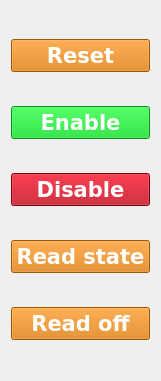
   <widget class="QWidget" name="verticalLayoutWidget">
    <property name="geometry">
     <rect>
      <x>20</x>
      <y>110</y>
      <width>161</width>
      <height>381</height>
     </rect>
    </property>
    <layout class="QVBoxLayout" name="verticalLayout">
     <item>
      <widget class="QPushButton" name="btn_reset">
       <property name="palette">
        <palette>
         <active>
          <colorrole role="WindowText">
           <brush brushstyle="SolidPattern">
            <color alpha="255">
             <red>255</red>
             <green>255</green>
             <blue>255</blue>
            </color>
           </brush>
          </colorrole>
          <colorrole role="Button">
           <brush brushstyle="SolidPattern">
            <color alpha="255">
             <red>218</red>
             <green>119</green>
             <blue>0</blue>
            </color>
           </brush>
          </colorrole>
          <colorrole role="Text">
           <brush brushstyle="SolidPattern">
            <color alpha="255">
             <red>255</red>
             <green>255</green>
             <blue>255</blue>
            </color>
           </brush>
          </colorrole>
          <colorrole role="ButtonText">
           <brush brushstyle="SolidPattern">
            <color alpha="255">
             <red>255</red>
             <green>255</green>
             <blue>255</blue>
            </color>
           </brush>
          </colorrole>
          <colorrole role="Base">
           <brush brushstyle="SolidPattern">
            <color alpha="255">
             <red>218</red>
             <green>119</green>
             <blue>0</blue>
            </color>
           </brush>
          </colorrole>
          <colorrole role="Window">
           <brush brushstyle="SolidPattern">
            <color alpha="255">
             <red>218</red>
             <green>119</green>
             <blue>0</blue>
            </color>
           </brush>
          </colorrole>
         </active>
         <inactive>
          <colorrole role="WindowText">
           <brush brushstyle="SolidPattern">
            <color alpha="255">
             <red>255</red>
             <green>255</green>
             <blue>255</blue>
            </color>
           </brush>
          </colorrole>
          <colorrole role="Button">
           <brush brushstyle="SolidPattern">
            <color alpha="255">
             <red>218</red>
             <green>119</green>
             <blue>0</blue>
            </color>
           </brush>
          </colorrole>
          <colorrole role="Text">
           <brush brushstyle="SolidPattern">
            <color alpha="255">
             <red>255</red>
             <green>255</green>
             <blue>255</blue>
            </color>
           </brush>
          </colorrole>
          <colorrole role="ButtonText">
           <brush brushstyle="SolidPattern">
            <color alpha="255">
             <red>255</red>
             <green>255</green>
             <blue>255</blue>
            </color>
           </brush>
          </colorrole>
          <colorrole role="Base">
           <brush brushstyle="SolidPattern">
            <color alpha="255">
             <red>218</red>
             <green>119</green>
             <blue>0</blue>
            </color>
           </brush>
          </colorrole>
          <colorrole role="Window">
           <brush brushstyle="SolidPattern">
            <color alpha="255">
             <red>218</red>
             <green>119</green>
             <blue>0</blue>
            </color>
           </brush>
          </colorrole>
         </inactive>
         <disabled>
          <colorrole role="WindowText">
           <brush brushstyle="SolidPattern">
            <color alpha="255">
             <red>255</red>
             <green>255</green>
             <blue>255</blue>
            </color>
           </brush>
          </colorrole>
          <colorrole role="Button">
           <brush brushstyle="SolidPattern">
            <color alpha="255">
             <red>218</red>
             <green>119</green>
             <blue>0</blue>
            </color>
           </brush>
          </colorrole>
          <colorrole role="Text">
           <brush brushstyle="SolidPattern">
            <color alpha="255">
             <red>255</red>
             <green>255</green>
             <blue>255</blue>
            </color>
           </brush>
          </colorrole>
          <colorrole role="ButtonText">
           <brush brushstyle="SolidPattern">
            <color alpha="255">
             <red>255</red>
             <green>255</green>
             <blue>255</blue>
            </color>
           </brush>
          </colorrole>
          <colorrole role="Base">
           <brush brushstyle="SolidPattern">
            <color alpha="255">
             <red>218</red>
             <green>119</green>
             <blue>0</blue>
            </color>
           </brush>
          </colorrole>
          <colorrole role="Window">
           <brush brushstyle="SolidPattern">
            <color alpha="255">
             <red>218</red>
             <green>119</green>
             <blue>0</blue>
            </color>
           </brush>
          </colorrole>
         </disabled>
        </palette>
       </property>
       <property name="font">
        <font>
         <family>Bitstream Vera Sans</family>
         <pointsize>16</pointsize>
         <weight>75</weight>
         <bold>true</bold>
        </font>
       </property>
       <property name="styleSheet">
        <string notr="true">background-color:#da7700;color:white;border-color: black;</string>
       </property>
       <property name="text">
        <string>Reset</string>
       </property>
      </widget>
     </item>
     <item>
      <widget class="QPushButton" name="btn_enable">
       <property name="palette">
        <palette>
         <active>
          <colorrole role="WindowText">
           <brush brushstyle="SolidPattern">
            <color alpha="255">
             <red>255</red>
             <green>255</green>
             <blue>255</blue>
            </color>
           </brush>
          </colorrole>
          <colorrole role="Button">
           <brush brushstyle="SolidPattern">
            <color alpha="255">
             <red>0</red>
             <green>210</green>
             <blue>26</blue>
            </color>
           </brush>
          </colorrole>
          <colorrole role="Text">
           <brush brushstyle="SolidPattern">
            <color alpha="255">
             <red>255</red>
             <green>255</green>
             <blue>255</blue>
            </color>
           </brush>
          </colorrole>
          <colorrole role="ButtonText">
           <brush brushstyle="SolidPattern">
            <color alpha="255">
             <red>255</red>
             <green>255</green>
             <blue>255</blue>
            </color>
           </brush>
          </colorrole>
          <colorrole role="Base">
           <brush brushstyle="SolidPattern">
            <color alpha="255">
             <red>0</red>
             <green>210</green>
             <blue>26</blue>
            </color>
           </brush>
          </colorrole>
          <colorrole role="Window">
           <brush brushstyle="SolidPattern">
            <color alpha="255">
             <red>0</red>
             <green>210</green>
             <blue>26</blue>
            </color>
           </brush>
          </colorrole>
         </active>
         <inactive>
          <colorrole role="WindowText">
           <brush brushstyle="SolidPattern">
            <color alpha="255">
             <red>255</red>
             <green>255</green>
             <blue>255</blue>
            </color>
           </brush>
          </colorrole>
          <colorrole role="Button">
           <brush brushstyle="SolidPattern">
            <color alpha="255">
             <red>0</red>
             <green>210</green>
             <blue>26</blue>
            </color>
           </brush>
          </colorrole>
          <colorrole role="Text">
           <brush brushstyle="SolidPattern">
            <color alpha="255">
             <red>255</red>
             <green>255</green>
             <blue>255</blue>
            </color>
           </brush>
          </colorrole>
          <colorrole role="ButtonText">
           <brush brushstyle="SolidPattern">
            <color alpha="255">
             <red>255</red>
             <green>255</green>
             <blue>255</blue>
            </color>
           </brush>
          </colorrole>
          <colorrole role="Base">
           <brush brushstyle="SolidPattern">
            <color alpha="255">
             <red>0</red>
             <green>210</green>
             <blue>26</blue>
            </color>
           </brush>
          </colorrole>
          <colorrole role="Window">
           <brush brushstyle="SolidPattern">
            <color alpha="255">
             <red>0</red>
             <green>210</green>
             <blue>26</blue>
            </color>
           </brush>
          </colorrole>
         </inactive>
         <disabled>
          <colorrole role="WindowText">
           <brush brushstyle="SolidPattern">
            <color alpha="255">
             <red>255</red>
             <green>255</green>
             <blue>255</blue>
            </color>
           </brush>
          </colorrole>
          <colorrole role="Button">
           <brush brushstyle="SolidPattern">
            <color alpha="255">
             <red>0</red>
             <green>210</green>
             <blue>26</blue>
            </color>
           </brush>
          </colorrole>
          <colorrole role="Text">
           <brush brushstyle="SolidPattern">
            <color alpha="255">
             <red>255</red>
             <green>255</green>
             <blue>255</blue>
            </color>
           </brush>
          </colorrole>
          <colorrole role="ButtonText">
           <brush brushstyle="SolidPattern">
            <color alpha="255">
             <red>255</red>
             <green>255</green>
             <blue>255</blue>
            </color>
           </brush>
          </colorrole>
          <colorrole role="Base">
           <brush brushstyle="SolidPattern">
            <color alpha="255">
             <red>0</red>
             <green>210</green>
             <blue>26</blue>
            </color>
           </brush>
          </colorrole>
          <colorrole role="Window">
           <brush brushstyle="SolidPattern">
            <color alpha="255">
             <red>0</red>
             <green>210</green>
             <blue>26</blue>
            </color>
           </brush>
          </colorrole>
         </disabled>
        </palette>
       </property>
       <property name="font">
        <font>
         <family>Bitstream Vera Sans</family>
         <pointsize>16</pointsize>
         <weight>75</weight>
         <bold>true</bold>
        </font>
       </property>
       <property name="styleSheet">
        <string notr="true">background-color:#00d21a;color:white;border-color: black;</string>
       </property>
       <property name="text">
        <string>Enable</string>
       </property>
      </widget>
     </item>
     <item>
      <widget class="QPushButton" name="btn_disable">
       <property name="palette">
        <palette>
         <active>
          <colorrole role="WindowText">
           <brush brushstyle="SolidPattern">
            <color alpha="255">
             <red>255</red>
             <green>255</green>
             <blue>255</blue>
            </color>
           </brush>
          </colorrole>
          <colorrole role="Button">
           <brush brushstyle="SolidPattern">
            <color alpha="255">
             <red>177</red>
             <green>0</green>
             <blue>17</blue>
            </color>
           </brush>
          </colorrole>
          <colorrole role="Text">
           <brush brushstyle="SolidPattern">
            <color alpha="255">
             <red>255</red>
             <green>255</green>
             <blue>255</blue>
            </color>
           </brush>
          </colorrole>
          <colorrole role="ButtonText">
           <brush brushstyle="SolidPattern">
            <color alpha="255">
             <red>255</red>
             <green>255</green>
             <blue>255</blue>
            </color>
           </brush>
          </colorrole>
          <colorrole role="Base">
           <brush brushstyle="SolidPattern">
            <color alpha="255">
             <red>177</red>
             <green>0</green>
             <blue>17</blue>
            </color>
           </brush>
          </colorrole>
          <colorrole role="Window">
           <brush brushstyle="SolidPattern">
            <color alpha="255">
             <red>177</red>
             <green>0</green>
             <blue>17</blue>
            </color>
           </brush>
          </colorrole>
         </active>
         <inactive>
          <colorrole role="WindowText">
           <brush brushstyle="SolidPattern">
            <color alpha="255">
             <red>255</red>
             <green>255</green>
             <blue>255</blue>
            </color>
           </brush>
          </colorrole>
          <colorrole role="Button">
           <brush brushstyle="SolidPattern">
            <color alpha="255">
             <red>177</red>
             <green>0</green>
             <blue>17</blue>
            </color>
           </brush>
          </colorrole>
          <colorrole role="Text">
           <brush brushstyle="SolidPattern">
            <color alpha="255">
             <red>255</red>
             <green>255</green>
             <blue>255</blue>
            </color>
           </brush>
          </colorrole>
          <colorrole role="ButtonText">
           <brush brushstyle="SolidPattern">
            <color alpha="255">
             <red>255</red>
             <green>255</green>
             <blue>255</blue>
            </color>
           </brush>
          </colorrole>
          <colorrole role="Base">
           <brush brushstyle="SolidPattern">
            <color alpha="255">
             <red>177</red>
             <green>0</green>
             <blue>17</blue>
            </color>
           </brush>
          </colorrole>
          <colorrole role="Window">
           <brush brushstyle="SolidPattern">
            <color alpha="255">
             <red>177</red>
             <green>0</green>
             <blue>17</blue>
            </color>
           </brush>
          </colorrole>
         </inactive>
         <disabled>
          <colorrole role="WindowText">
           <brush brushstyle="SolidPattern">
            <color alpha="255">
             <red>255</red>
             <green>255</green>
             <blue>255</blue>
            </color>
           </brush>
          </colorrole>
          <colorrole role="Button">
           <brush brushstyle="SolidPattern">
            <color alpha="255">
             <red>177</red>
             <green>0</green>
             <blue>17</blue>
            </color>
           </brush>
          </colorrole>
          <colorrole role="Text">
           <brush brushstyle="SolidPattern">
            <color alpha="255">
             <red>255</red>
             <green>255</green>
             <blue>255</blue>
            </color>
           </brush>
          </colorrole>
          <colorrole role="ButtonText">
           <brush brushstyle="SolidPattern">
            <color alpha="255">
             <red>255</red>
             <green>255</green>
             <blue>255</blue>
            </color>
           </brush>
          </colorrole>
          <colorrole role="Base">
           <brush brushstyle="SolidPattern">
            <color alpha="255">
             <red>177</red>
             <green>0</green>
             <blue>17</blue>
            </color>
           </brush>
          </colorrole>
          <colorrole role="Window">
           <brush brushstyle="SolidPattern">
            <color alpha="255">
             <red>177</red>
             <green>0</green>
             <blue>17</blue>
            </color>
           </brush>
          </colorrole>
         </disabled>
        </palette>
       </property>
       <property name="font">
        <font>
         <family>Bitstream Vera Sans</family>
         <pointsize>16</pointsize>
         <weight>75</weight>
         <bold>true</bold>
        </font>
       </property>
       <property name="styleSheet">
        <string notr="true">background-color:#b10011;color:white;border-color: black;</string>
       </property>
       <property name="text">
        <string>Disable</string>
       </property>
      </widget>
     </item>
     <item>
      <widget class="QPushButton" name="onBtn">
       <property name="palette">
        <palette>
         <active>
          <colorrole role="WindowText">
           <brush brushstyle="SolidPattern">
            <color alpha="255">
             <red>255</red>
             <green>255</green>
             <blue>255</blue>
            </color>
           </brush>
          </colorrole>
          <colorrole role="Button">
           <brush brushstyle="SolidPattern">
            <color alpha="255">
             <red>218</red>
             <green>119</green>
             <blue>0</blue>
            </color>
           </brush>
          </colorrole>
          <colorrole role="Text">
           <brush brushstyle="SolidPattern">
            <color alpha="255">
             <red>255</red>
             <green>255</green>
             <blue>255</blue>
            </color>
           </brush>
          </colorrole>
          <colorrole role="ButtonText">
           <brush brushstyle="SolidPattern">
            <color alpha="255">
             <red>255</red>
             <green>255</green>
             <blue>255</blue>
            </color>
           </brush>
          </colorrole>
          <colorrole role="Base">
           <brush brushstyle="SolidPattern">
            <color alpha="255">
             <red>218</red>
             <green>119</green>
             <blue>0</blue>
            </color>
           </brush>
          </colorrole>
          <colorrole role="Window">
           <brush brushstyle="SolidPattern">
            <color alpha="255">
             <red>218</red>
             <green>119</green>
             <blue>0</blue>
            </color>
           </brush>
          </colorrole>
         </active>
         <inactive>
          <colorrole role="WindowText">
           <brush brushstyle="SolidPattern">
            <color alpha="255">
             <red>255</red>
             <green>255</green>
             <blue>255</blue>
            </color>
           </brush>
          </colorrole>
          <colorrole role="Button">
           <brush brushstyle="SolidPattern">
            <color alpha="255">
             <red>218</red>
             <green>119</green>
             <blue>0</blue>
            </color>
           </brush>
          </colorrole>
          <colorrole role="Text">
           <brush brushstyle="SolidPattern">
            <color alpha="255">
             <red>255</red>
             <green>255</green>
             <blue>255</blue>
            </color>
           </brush>
          </colorrole>
          <colorrole role="ButtonText">
           <brush brushstyle="SolidPattern">
            <color alpha="255">
             <red>255</red>
             <green>255</green>
             <blue>255</blue>
            </color>
           </brush>
          </colorrole>
          <colorrole role="Base">
           <brush brushstyle="SolidPattern">
            <color alpha="255">
             <red>218</red>
             <green>119</green>
             <blue>0</blue>
            </color>
           </brush>
          </colorrole>
          <colorrole role="Window">
           <brush brushstyle="SolidPattern">
            <color alpha="255">
             <red>218</red>
             <green>119</green>
             <blue>0</blue>
            </color>
           </brush>
          </colorrole>
         </inactive>
         <disabled>
          <colorrole role="WindowText">
           <brush brushstyle="SolidPattern">
            <color alpha="255">
             <red>255</red>
             <green>255</green>
             <blue>255</blue>
            </color>
           </brush>
          </colorrole>
          <colorrole role="Button">
           <brush brushstyle="SolidPattern">
            <color alpha="255">
             <red>218</red>
             <green>119</green>
             <blue>0</blue>
            </color>
           </brush>
          </colorrole>
          <colorrole role="Text">
           <brush brushstyle="SolidPattern">
            <color alpha="255">
             <red>255</red>
             <green>255</green>
             <blue>255</blue>
            </color>
           </brush>
          </colorrole>
          <colorrole role="ButtonText">
           <brush brushstyle="SolidPattern">
            <color alpha="255">
             <red>255</red>
             <green>255</green>
             <blue>255</blue>
            </color>
           </brush>
          </colorrole>
          <colorrole role="Base">
           <brush brushstyle="SolidPattern">
            <color alpha="255">
             <red>218</red>
             <green>119</green>
             <blue>0</blue>
            </color>
           </brush>
          </colorrole>
          <colorrole role="Window">
           <brush brushstyle="SolidPattern">
            <color alpha="255">
             <red>218</red>
             <green>119</green>
             <blue>0</blue>
            </color>
           </brush>
          </colorrole>
         </disabled>
        </palette>
       </property>
       <property name="font">
        <font>
         <family>Bitstream Vera Sans</family>
         <pointsize>16</pointsize>
         <weight>75</weight>
         <bold>true</bold>
        </font>
       </property>
       <property name="styleSheet">
        <string notr="true">background-color:#da7700;color:white;border-color: black;</string>
       </property>
       <property name="text">
        <string>Read state</string>
       </property>
      </widget>
     </item>
     <item>
      <widget class="QPushButton" name="offBtn">
       <property name="palette">
        <palette>
         <active>
          <colorrole role="WindowText">
           <brush brushstyle="SolidPattern">
            <color alpha="255">
             <red>255</red>
             <green>255</green>
             <blue>255</blue>
            </color>
           </brush>
          </colorrole>
          <colorrole role="Button">
           <brush brushstyle="SolidPattern">
            <color alpha="255">
             <red>218</red>
             <green>119</green>
             <blue>0</blue>
            </color>
           </brush>
          </colorrole>
          <colorrole role="Text">
           <brush brushstyle="SolidPattern">
            <color alpha="255">
             <red>255</red>
             <green>255</green>
             <blue>255</blue>
            </color>
           </brush>
          </colorrole>
          <colorrole role="ButtonText">
           <brush brushstyle="SolidPattern">
            <color alpha="255">
             <red>255</red>
             <green>255</green>
             <blue>255</blue>
            </color>
           </brush>
          </colorrole>
          <colorrole role="Base">
           <brush brushstyle="SolidPattern">
            <color alpha="255">
             <red>218</red>
             <green>119</green>
             <blue>0</blue>
            </color>
           </brush>
          </colorrole>
          <colorrole role="Window">
           <brush brushstyle="SolidPattern">
            <color alpha="255">
             <red>218</red>
             <green>119</green>
             <blue>0</blue>
            </color>
           </brush>
          </colorrole>
         </active>
         <inactive>
          <colorrole role="WindowText">
           <brush brushstyle="SolidPattern">
            <color alpha="255">
             <red>255</red>
             <green>255</green>
             <blue>255</blue>
            </color>
           </brush>
          </colorrole>
          <colorrole role="Button">
           <brush brushstyle="SolidPattern">
            <color alpha="255">
             <red>218</red>
             <green>119</green>
             <blue>0</blue>
            </color>
           </brush>
          </colorrole>
          <colorrole role="Text">
           <brush brushstyle="SolidPattern">
            <color alpha="255">
             <red>255</red>
             <green>255</green>
             <blue>255</blue>
            </color>
           </brush>
          </colorrole>
          <colorrole role="ButtonText">
           <brush brushstyle="SolidPattern">
            <color alpha="255">
             <red>255</red>
             <green>255</green>
             <blue>255</blue>
            </color>
           </brush>
          </colorrole>
          <colorrole role="Base">
           <brush brushstyle="SolidPattern">
            <color alpha="255">
             <red>218</red>
             <green>119</green>
             <blue>0</blue>
            </color>
           </brush>
          </colorrole>
          <colorrole role="Window">
           <brush brushstyle="SolidPattern">
            <color alpha="255">
             <red>218</red>
             <green>119</green>
             <blue>0</blue>
            </color>
           </brush>
          </colorrole>
         </inactive>
         <disabled>
          <colorrole role="WindowText">
           <brush brushstyle="SolidPattern">
            <color alpha="255">
             <red>255</red>
             <green>255</green>
             <blue>255</blue>
            </color>
           </brush>
          </colorrole>
          <colorrole role="Button">
           <brush brushstyle="SolidPattern">
            <color alpha="255">
             <red>218</red>
             <green>119</green>
             <blue>0</blue>
            </color>
           </brush>
          </colorrole>
          <colorrole role="Text">
           <brush brushstyle="SolidPattern">
            <color alpha="255">
             <red>255</red>
             <green>255</green>
             <blue>255</blue>
            </color>
           </brush>
          </colorrole>
          <colorrole role="ButtonText">
           <brush brushstyle="SolidPattern">
            <color alpha="255">
             <red>255</red>
             <green>255</green>
             <blue>255</blue>
            </color>
           </brush>
          </colorrole>
          <colorrole role="Base">
           <brush brushstyle="SolidPattern">
            <color alpha="255">
             <red>218</red>
             <green>119</green>
             <blue>0</blue>
            </color>
           </brush>
          </colorrole>
          <colorrole role="Window">
           <brush brushstyle="SolidPattern">
            <color alpha="255">
             <red>218</red>
             <green>119</green>
             <blue>0</blue>
            </color>
           </brush>
          </colorrole>
         </disabled>
        </palette>
       </property>
       <property name="font">
        <font>
         <family>Bitstream Vera Sans</family>
         <pointsize>16</pointsize>
         <weight>75</weight>
         <bold>true</bold>
        </font>
       </property>
       <property name="styleSheet">
        <string notr="true">background-color:#da7700;color:white;border-color: black;</string>
       </property>
       <property name="text">
        <string>Read off</string>
       </property>
      </widget>
     </item>
    </layout>
   </widget>
